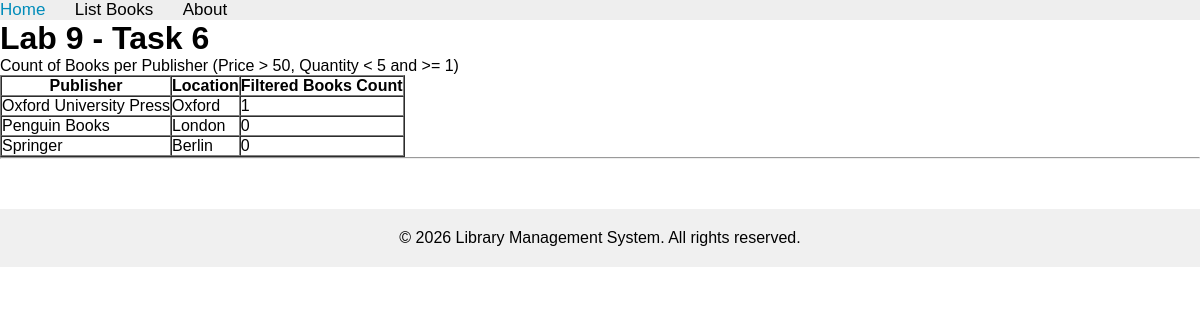
Page /books/lab9/task6 on the committed database.
### apps/bookmodule/models.py (models this page shows, shortened)
class Publisher(models.Model):
    name = models.CharField(max_length=200)
    location = models.CharField(max_length=300)

### apps/bookmodule/views.py (the view)
# urls.py: path('lab9/task6', views.lab9_task6, name="books.lab9_task6"),
def lab9_task6(request):
    publishers = Publisher.objects.annotate(
        filtered_book_count=Count(
            'books',
            filter=Q(books__price__gt=50) & Q(books__quantity__lt=5) & Q(books__quantity__gte=1)
        )
    ).order_by('name')
    return render(request, 'bookmodule/lab9_task6.html', {'publishers': publishers})

### apps/templates/bookmodule/lab9_task6.html (shortened to what this page needs)
{% extends "layouts/base.html" %}
{% block content %}
<h1>Lab 9 - Task 6</h1>
<p>Count of Books per Publisher (Price > 50, Quantity < 5 and >= 1)</p>
{% if publishers %}
    <table border="1" cellpadding="8" cellspacing="0">
        <tr>
            <th>Publisher</th>
            <th>Location</th>
            <th>Filtered Books Count</th>
        </tr>
        {% for pub in publishers %}
            <tr>
                <td>{{ pub.name }}</td>
                <td>{{ pub.location }}</td>
                <td>{{ pub.filtered_book_count|default:0 }}</td>
            </tr>
        {% endfor %}
    </table>
{% else %}
    <p>No publishers found.</p>
{% endif %}
{% endblock content %}

### apps/static/main.css (style rules this page uses)
* { margin: 0; padding: 0; box-sizing: border-box; }
body { font-family: Arial, sans-serif; }

### rows in the picture
Publisher: name "Oxford University Press", location "Oxford", filtered_book_count "1"
Publisher: name "Penguin Books", location "London", filtered_book_count "0"
Publisher: name "Springer", location "Berlin", filtered_book_count "0"
